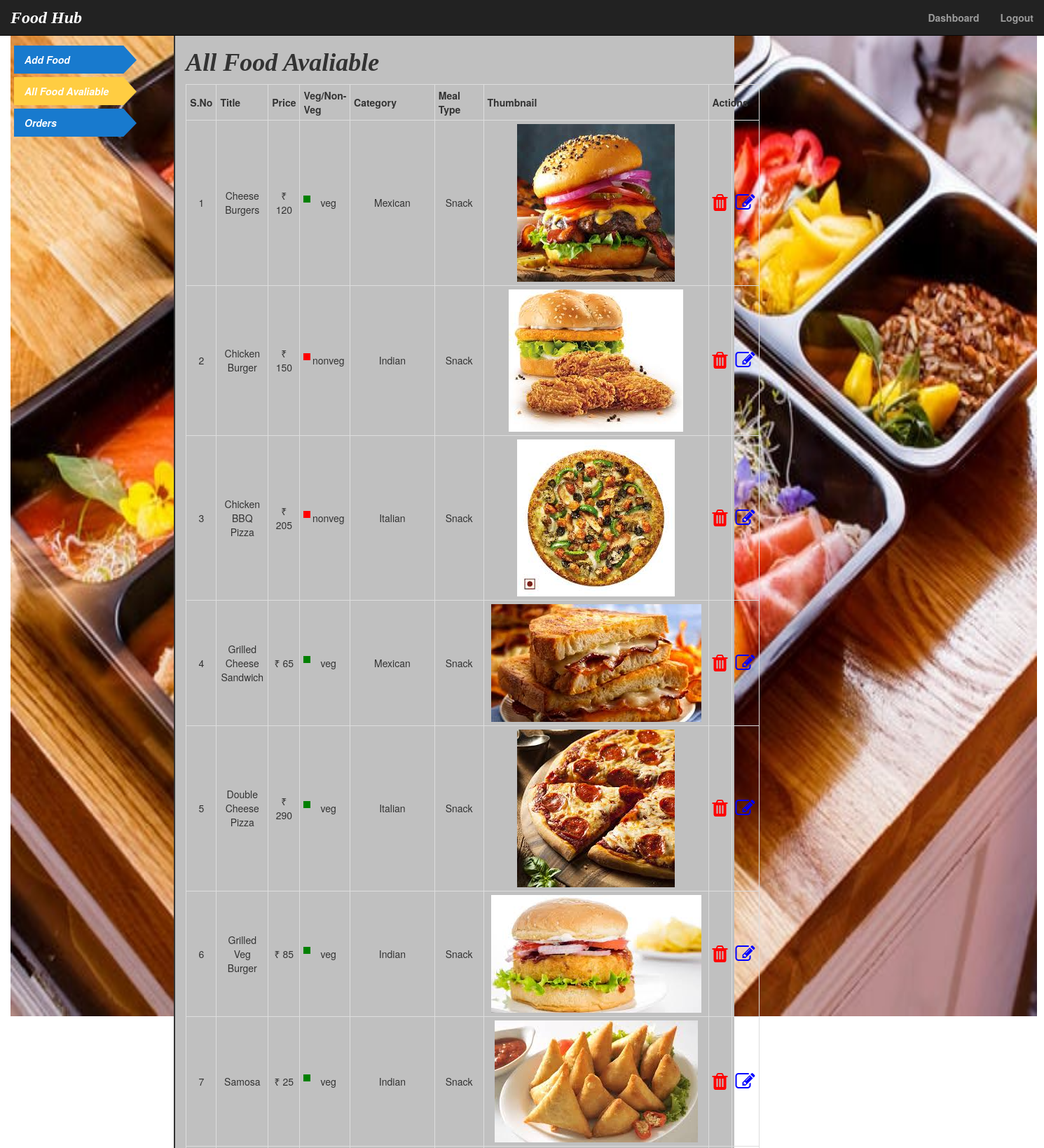
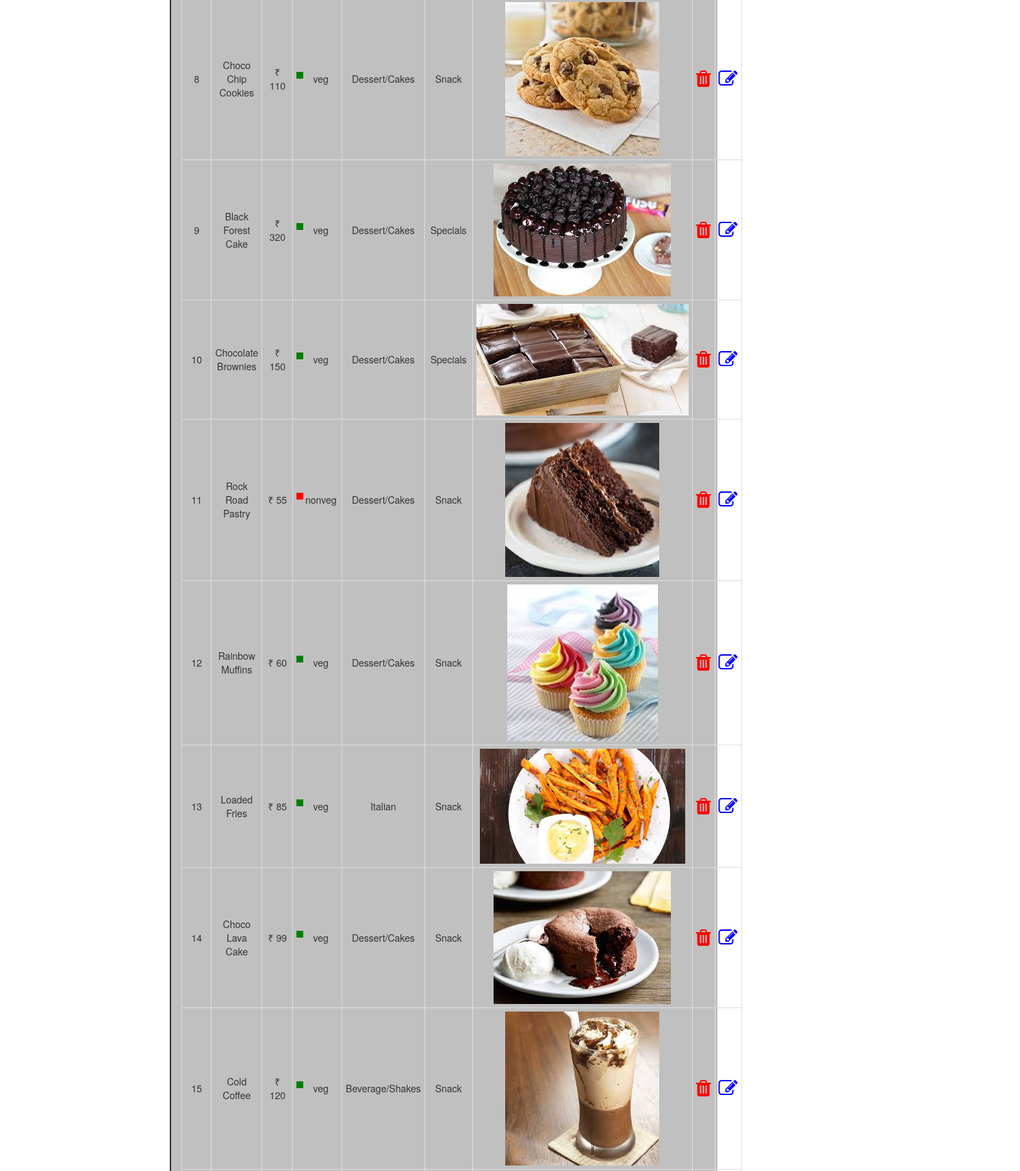
Screenshot of /admin/allfood.php (signed in, upper part) with the database file from the repository (2 pictures, top to bottom).
### tables this page shows
CREATE TABLE `food` (
  `food_id` int(11) NOT NULL,
  `food_title` varchar(120) NOT NULL,
  `food_price` varchar(10) NOT NULL,
  `food_veg` varchar(10) NOT NULL,
  `food_category` varchar(60) NOT NULL,
  `food_type` varchar(60) NOT NULL,
  `food_pic` varchar(200) NOT NULL
);

### admin/allfood.php (the view, shortened to what this page needs)
<?php
include("connect.php");
$allfood="select * from food";
$result=mysqli_query($conn,$allfood);
?>
<!DOCTYPE html>
<html>
<head>
    <link href="../css/font-awesome.min.css" rel="stylesheet">
    <link href="../css/bootstrap.min.css" rel="stylesheet">
</head>
<body>
<nav class="navbar navbar-inverse navbar-fixed-top">
      <div class="container-fluid">
  <div class="navbar-header">
          <a class="navbar-brand" href="#" style="font-size:18pt;font-family:Georgia;"><b><i>Food Hub</i></b></a>
        </div>
        <div id="navbar" class="navbar-collapse collapse">
          <ul class="nav navbar-nav navbar-right">
            <li><a href="dashboard.php"><b>Dashboard</b></a></li>
            <li><a href="logout.php"><b>Logout</b></a></li>
          </ul>
        </div>
      </div>
    </nav>
    <div class="container-fluid">
      <div class="row">
        <div id="menu" class="col-sm-3 col-md-2 sidebar">
            <br/>
          <ul class="nav nav-sidebar">
              <br/>
              <br/>
            <li><a href="dashboard.php"><b><i>Add Food</i></b></a></li>
            <li style="background:#ffcd42;"><a href="allfood.php"><b><i>All Food Avaliable</i></b></a></li>
            <li><a href="allorders.php"><b><i>Orders</i></b></a></li>
          </ul>
        </div>
        <div class="col-sm-9" style="border-left:2px solid;margin-top:50px;background-color:#c0c0c0;width:800px;">
          <h1 class="h1" style="font-family:Georgia;"><b><i>All Food Avaliable</i></b></h1>
          <table class="tabel table-bordered table-condensed table-hover text-center">
            <tr>
            <th>S.No</th>
            <th>Title</th>
            <th>Price</th>
            <th>Veg/Non-Veg</th>
            <th>Category</th>
            <th>Meal Type</th>
            <th>Thumbnail</th>
            <th colspan="2">Actions</th>
            </tr>
            <?php
            $a=1;
            while($data=mysqli_fetch_array($result))
            {
            ?>
            <tr>
              <td><?php echo $a;?></td>
              <td><?php echo $data['food_title'];?></td>
              <td>&#8377; <?php echo $data['food_price'];?></td>
              <td><?php $n=$data['food_veg'];
              if($n=="veg")
              {
                echo "<div class='veg'></div>"." ".$n;
              }
              else
              {
                echo "<div class='nonveg'></div>"." ".$n;
              }
              ?></td>
              <td><?php echo $data['food_category'];?></td>
              <td><?php echo $data['food_type'];?></td>
              <td><img src="<?php echo $data['food_pic'];?>"/></td>
              <td><a href="delete.php?id=<?php echo $data['food_id'];?>"><i class="fa fa-trash fa-2x" style="color:red;"></i></a></td>
              <td><a href="edit.php?id=<?php echo $data['food_id'];?>"><i class="fa fa-edit fa-2x" style="color:blue;"></i></a></td>
            </tr>
            <?php
            $a++;
            }
            ?>
          </table>
        </div>
      </div>
    </div>
</body>
</html>

### admin/allfood.php (style rules this page uses)
#menu ul li { background:#187ace; margin:5px; -webkit-clip-path: polygon(75% 0%, 84% 52%, 75% 100%, 0% 100%, 0 52%, 0% 0%); clip-path: polygon(75% 0%, 84% 52%, 75% 100%, 0% 100%, 0 52%, 0% 0%); }
#menu ul li a { color:white; }
.veg { width:10px; height:10px; background:green; float:left; }
.nonveg { width:10px; height:10px; float:left; background:red; }

### rows the page displays
food: food_title "Cheese Burgers", food_price "120", food_veg "veg", food_category "Mexican", food_type "Snack", food_pic (picture)
food: food_title "Chicken Burger", food_price "150", food_veg "nonveg", food_category "Indian", food_type "Snack", food_pic (picture)
food: food_title "Chicken BBQ Pizza", food_price "205", food_veg "nonveg", food_category "Italian", food_type "Snack", food_pic (picture)
food: food_title "Grilled Cheese Sandwich", food_price "65", food_veg "veg", food_category "Mexican", food_type "Snack", food_pic (picture)
food: food_title "Double Cheese Pizza", food_price "290", food_veg "veg", food_category "Italian", food_type "Snack", food_pic (picture)
food: food_title "Grilled Veg Burger", food_price "85", food_veg "veg", food_category "Indian", food_type "Snack", food_pic (picture)
food: food_title "Samosa", food_price "25", food_veg "veg", food_category "Indian", food_type "Snack", food_pic (picture)
food: food_title "Choco Chip Cookies", food_price "110", food_veg "veg", food_category "Dessert/Cakes", food_type "Snack", food_pic (picture)
food: food_title "Black Forest Cake", food_price "320", food_veg "veg", food_category "Dessert/Cakes", food_type "Specials", food_pic (picture)
food: food_title "Chocolate Brownies", food_price "150", food_veg "veg", food_category "Dessert/Cakes", food_type "Specials", food_pic (picture)
food: food_title "Rock Road Pastry", food_price "55", food_veg "nonveg", food_category "Dessert/Cakes", food_type "Snack", food_pic (picture)
food: food_title "Rainbow Muffins", food_price "60", food_veg "veg", food_category "Dessert/Cakes", food_type "Snack", food_pic (picture)
food: food_title "Loaded Fries", food_price "85", food_veg "veg", food_category "Italian", food_type "Snack", food_pic (picture)
food: food_title "Choco Lava Cake", food_price "99", food_veg "veg", food_category "Dessert/Cakes", food_type "Snack", food_pic (picture)
food: food_title "Cold Coffee", food_price "120", food_veg "veg", food_category "Beverage/Shakes", food_type "Snack", food_pic (picture)
